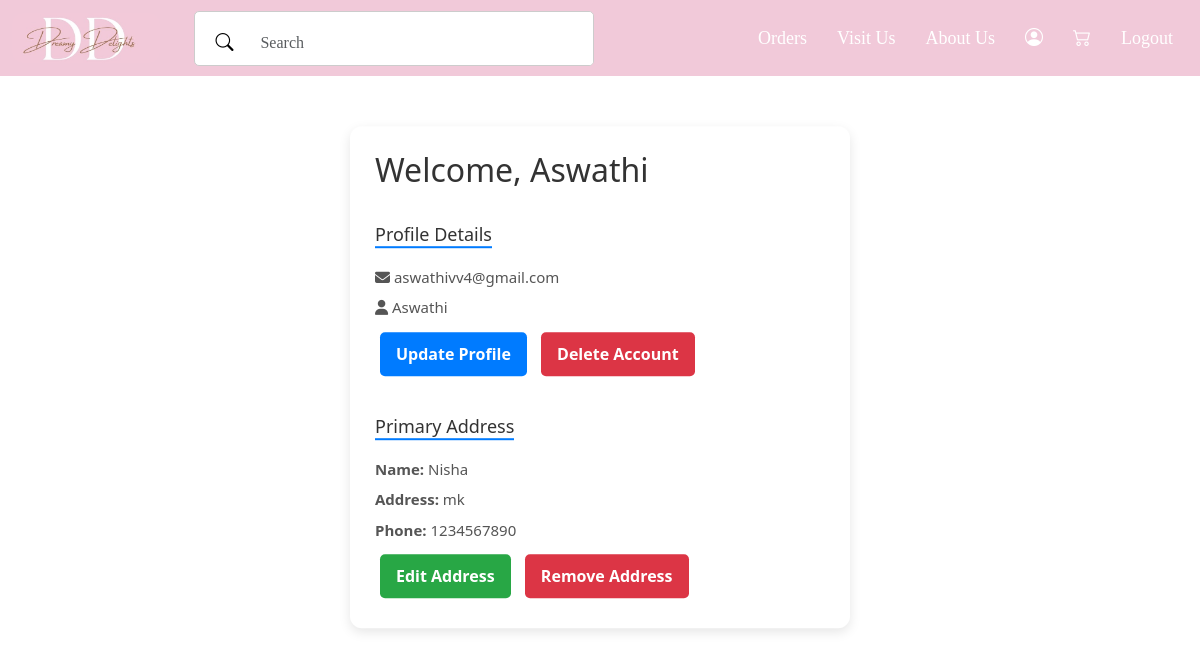
Screenshot of /profile/ (signed in) with the database file from the repository.
### app/models.py (models this page shows)
class Profile(models.Model):
    user = models.OneToOneField(User, on_delete=models.CASCADE)
    primary_address=models.ForeignKey(Address, on_delete=models.SET_NULL,null=True,blank=True)

class Address(models.Model):
    user = models.ForeignKey(User, on_delete=models.CASCADE)
    name = models.CharField(max_length=255)
    address = models.TextField()
    phone_number = models.CharField(max_length=20)

### app/views.py (the view)
# urls.py: path('profile/', views.profile_view, name='profile_view'),
@login_required
def profile_view(request):
    profile, created = Profile.objects.get_or_create(user=request.user)
    addresses = Address.objects.filter(user=request.user)
    return render(request, 'user/profile.html', {'profile': profile, 'addresses': addresses})

### templates/user/profile.html (shortened to what this page needs)
<!DOCTYPE html>
<html lang="en">
<head>
    {% load static %}
    <link rel="stylesheet" href="{% static '/css/home.css' %}">
    <link href="https://cdn.jsdelivr.net/npm/bootstrap@5.3.3/dist/css/bootstrap.min.css" rel="stylesheet">
    <link rel="stylesheet" href="https://cdn.jsdelivr.net/npm/bootstrap-icons@1.11.3/font/bootstrap-icons.min.css">
    <link href="https://cdnjs.cloudflare.com/ajax/libs/font-awesome/5.15.4/css/all.min.css" rel="stylesheet">
    <link rel="stylesheet" href="https://cdnjs.cloudflare.com/ajax/libs/font-awesome/6.5.1/css/all.min.css">
</head>
<body>
  <nav class="navbar navbar-expand-lg navbar-light">
    <div class="container-fluid">
        <a class="navbar-brand" href="../">
            <img src="{% static 'img/logo.jpeg' %}" alt="Logo">
        </a>
        <form class="d-flex mx-auto search-form" role="search" action="{% url 'search' %}" method="POST">
          <div class="input-group search-box">
              <button class="btn" type="submit" style="background-color: white;color: black;">
                  <i class="bi bi-search"></i>
              </button>
              <input class="form-control" type="text" placeholder="Search" name="searched"
                  id="search" data-aos="fade-down" data-aos-duration="1500" data-aos-delay="200">
          </div>
      </form>
        <div class="collapse navbar-collapse justify-content-end" id="navbarNav">
            <ul class="navbar-nav">
                <li class="nav-item">
                    <a class="nav-link" href="../user_view_bookings">Orders</a>
                </li>
                <li class="nav-item">
                    <a class="nav-link" href="../visit_us">Visit Us</a>
                </li>
                <li class="nav-item">
                    <a class="nav-link" href="../about_us">About Us</a>
                </li>
                <li class="nav-item">
                    <a class="nav-link" href="../profile"><i class="bi bi-person-circle"></i></a>
                </li>
                <li class="nav-item">
                    <a class="nav-link" href="../cart_display"><i class="bi bi-cart2"></i></a>
                </li>
                <li class="nav-item">
                    <a class="nav-link" href="../logout">Logout</a>
                </li>
            </ul>
        </div>
    </div>
</nav>
<div class="profile-container">
    <h2>Welcome, {{ user.first_name }}</h2>
    <div class="profile-details">
        <h3 class="section-title">Profile Details</h3>
        <p><i class="fa-solid fa-envelope"></i> {{ user.username }}</p>
        <p><i class="fa-solid fa-user"></i> {{ user.first_name }}</p>
        <button class="btn btn-primary" onclick="openModal('updateProfileModal')">Update Profile</button>
        <button class="btn btn-danger" onclick="openModal('deleteAccountModal')">Delete Account</button>
    </div>
    <div class="address-details">
        <h3 class="section-title">Primary Address</h3>
        {% if profile.primary_address %}
            <p><strong>Name:</strong> {{ profile.primary_address.name }}</p>
            <p><strong>Address:</strong> {{ profile.primary_address.address }}</p>
            <p><strong>Phone:</strong> {{ profile.primary_address.phone_number }}</p>
            <button class="btn btn-success" onclick="openEditModal('{{ profile.primary_address.id }}', '{{ profile.primary_address.name|escapejs }}', '{{ profile.primary_address.address|escapejs }}', '{{ profile.primary_address.phone_number|escapejs }}')">Edit Address</button>
            <button class="btn btn-danger" onclick="openDeleteModal('{{ profile.primary_address.id }}')">Remove Address</button>
        {% else %}
            <p>No address found. Please add your address details.</p>
            <button class="btn btn-primary" onclick="openAddModal()">Add Address</button>
        {% endif %}
    </div>
</div>
</body>
</html>

### static/css/home.css (style rules this page uses)
body { background-color: #f0f4f8; font-family: 'Arial', sans-serif; }
img { max-width: 100%; height: auto; border: 2px solid #ddd; border-radius: 10px; }
.d-flex { display: flex; gap: 15px; }
.d-flex .btn { width: 44%; padding: 15px; border: none; border-radius: 5px; font-size: 16px; position: relative; transition: background-color 0.3s ease-in-out; }
.input-group { width: 100%; max-width: 500px; }
.input-group .form-control { padding-right: 40px; border-right: none; border-radius: 0.25rem; }
.input-group .btn { border-left: none; background-color: #f8f9fa; border-radius: 0.25rem; padding: 8px 15px; width: auto; min-width: 35px; height: 100%; }
.input-group .btn i { font-size: 18px; }
a { text-decoration: none; color: inherit; }
.navbar { display: flex; align-items: center; justify-content: space-between; padding: 10px 20px; background-color: #f1c9d9; }
.navbar-brand img { height: 50px; width: auto; border: none; }
.navbar { font-family: "Playfair Display", serif; }
.navbar .navbar-nav .nav-item .nav-link { color: white; font-size: 18px; padding-left: 15px; padding-right: 15px; transition: color 0.3s ease-in-out; }
.search-form { flex-grow: 1; display: flex; justify-content: center; }
.search-box { max-width: 400px; width: 100%; display: flex; align-items: center; border: 1px solid #ccc; border-radius: 5px; overflow: hidden; background-color: white; }
.search-box input { width: 100%; padding: 8px; border: none; outline: none; transition: width 0.3s ease-in-out; }
.search-box button { background: white; border: none; padding: 8px 12px; cursor: pointer; }

### templates/user/profile.html (style rules this page uses)
.profile-container { background-color: #fff; width: 90%; max-width: 500px; border-radius: 12px; box-shadow: 0 4px 12px rgba(0, 0, 0, 0.1); padding: 25px; margin: auto; position: relative; top: 50%; transform: translateY(10%); transition: all 0.3s ease-in-out; }
h2, h3 { margin: 0; color: #333; }
.section-title { margin: 20px 0 10px; font-size: 18px; border-bottom: 2px solid #007bff; display: inline-block; }
.profile-details, .address-details { margin-top: 15px; }
.profile-details p, .address-details p { margin: 8px 0; font-size: 15px; color: #555; }
.btn { padding: 10px 16px; border: none; border-radius: 5px; cursor: pointer; margin: 5px; color: #fff; font-weight: 600; transition: background-color 0.3s ease, transform 0.2s ease; }
.btn-primary { background-color: #007bff; }
.btn-success { background-color: #28a745; }
.btn-danger { background-color: #dc3545; }

### rows the page displays
Profile: primary_address.name "Nisha", primary_address.address "mk", primary_address.phone_number "1234567890"

### other values shown
{{ user.first_name }} "Aswathi"
{{ user.username }} "aswathivv4@gmail.com"
